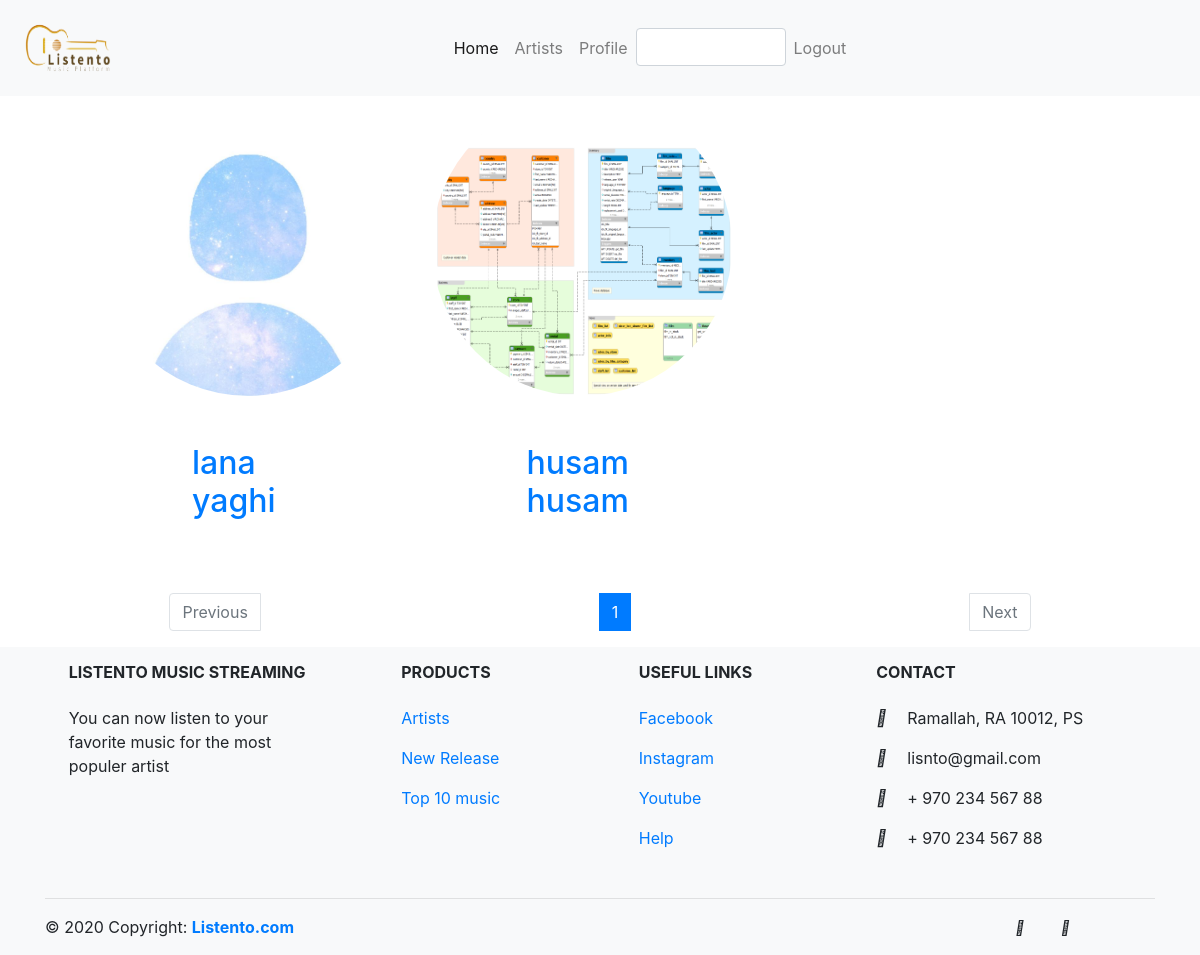
Page /artists on the earlier database version.
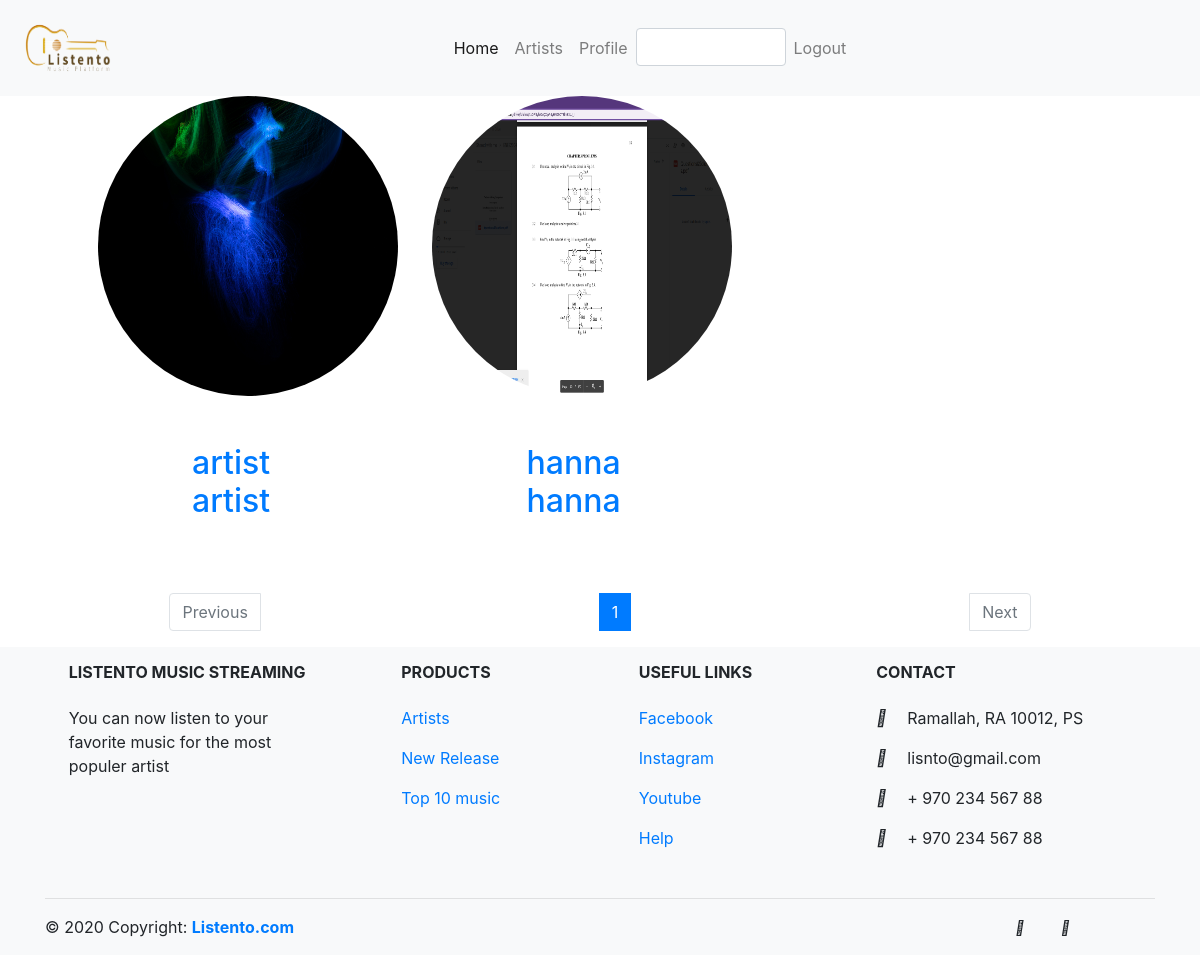
Same page on the later database version.
### login_registeration_app/models.py (models this page shows)
class User(models.Model):
    username=models.CharField(max_length=45)
    first_name=models.CharField(max_length=45)
    last_name=models.CharField(max_length=45)
    password = models.CharField(max_length=45)
    email = models.CharField(max_length=45)
    birh_date=models.DateTimeField()
    image = models.ImageField(upload_to='images/',default='pic.png')
    created_at = models.DateTimeField(auto_now_add=True)
    updated_at = models.DateTimeField(auto_now=True)
    gender=models.ForeignKey(Gender,related_name="users",on_delete=models.CASCADE)
    role=models.ForeignKey(Role,related_name="users",on_delete=models.CASCADE)
    objects = UserManger()

### login_registeration_app/views.py (the view)
# urls.py: path('artists', views.artists),
def artists(request):
    users= User.objects.filter(role = Role.objects.get(id = 1))
    page = request.GET.get('page', 1)
    paginator = Paginator (users, 5)
    try:
        artists = paginator.page(page)
    except PageNotAnInteger:
        artists = paginator.page(1)
    except EmptyPage:
        artists= paginator.page(paginator.num_pages)
    context = {
        'all_artists':users,
        'artists' : artists
    }
    return render(request,'artistspage.html', context)

### login_registeration_app/templates/artistspage.html (shortened to what this page needs)
        {% extends 'basetheam.html' %}
        {%block content%}
        {%for i in artists %}
        <div style="display:inline-flex;">
            <div class="col-md-6 mb-4" style="display: inline-block;">
                <img class="rounded-circle" alt="100x100" src="{{i.image.url}}"
                data-holder-rendered="true" style="width: 300px;height: 300px;">
                <h2 class="my-5 h2" style="margin-left: 70%;"><a href="/artistprofile/{{i.id}}"> {{i.first_name}} {{i.last_name}}</a></h2>
            </div>
        </div>
    {%endfor%}
        <nav aria-label="Page navigation example">
            <ul class="pagination justify-content-center">
            {% if artists.has_previous %}
                <li class="page-item">
                <a class="page-link" href="?page={{ artists.previous_page_number }}">Previous</a>
            </li>
            {% else %}
                <li class="page-item disabled">
                <a class="page-link" href="#" tabindex="-1" aria-disabled="true">Previous</a>
            </li>
            {% endif %}
            {% for i in artists.paginator.page_range %}
                {% if artists.number == i %}
                    <li class="page-item active" aria-current="page">
                <span class="page-link">
                    {{ i }}
                </span>
                </li>
                {% elif i > artists.number|add:'-5' and i < artists.number|add:'5' %}
                    <li class="page-item"><a class="page-link" href="?page={{ i }}">{{ i }}</a></li>
                {% endif %}
            {% endfor %}
            {% if artists.has_next %}
                <li class="page-item">
                <a class="page-link" href="?page={{ artists.next_page_number }}">Next</a>
            </li>
            {% else %}
                <li class="page-item disabled">
                <a class="page-link" href="#" tabindex="-1" aria-disabled="true">Next</a>
            </li>
            {% endif %}
        </ul>
        </nav>
        {%endblock%}

### login_registeration_app/templates/basetheam.html (shortened to what this page needs)
{% load static %}
<!doctype html>
<html lang="en">
<head>
    <link rel="stylesheet" href="https://stackpath.bootstrapcdn.com/bootstrap/4.1.3/css/bootstrap.min.css">
    <link rel="stylesheet" href="{% static 'css/style.css' %}">
    <link rel="stylesheet" href="https://stackpath.bootstrapcdn.com/bootstrap/4.5.2/css/bootstrap.min.css">
    <link rel="stylesheet" href="https://cdnjs.cloudflare.com/ajax/libs/font-awesome/4.7.0/css/font-awesome.min.css">
    <link rel="stylesheet" href="{% static 'style.css' %}">
    <link rel="stylesheet" href="http://code.jquery.com/ui/1.8.18/themes/base/jquery-ui.css" type="text/css" media="all" />
</head>
<body>
    <nav class="navbar navbar-expand-lg navbar-light bg-light" style="margin: 0px;">
      <img src="/static/imgs/logo-01.png" alt="logo" style="height: 80px; width: 100px; margin: 0px;">
        <div class="collapse navbar-collapse" id="navbarNav">
        <ul class="navbar-nav">
            <li class="nav-item active">
            <a class="nav-link" href="/home">Home <span class="sr-only">(current)</span></a>
            </li>
            <li class="nav-item">
            <a class="nav-link" href="/artists">Artists</a>
            </li>
            <li class="nav-item">
            {% if request.session.user.role == "artis" %}
            <a class="nav-link" href="/artistprofile/{{request.session.user.id}}">Profile {{request.session.user.role.id}}</a>
            {% else %}
            <a class="nav-link" href="/userprofile/{{request.session.user.id}}">Profile</a>
            {% endif %}
            </li>
            <li class="nav-item">
            <form id="search" method="POST" action="/anothersearch">
              <input style="width:150px" class="form-control" id="txtSearch" name="txtSearch">
              </form>
            </li>
              <li class="nav-item">
                <a class="nav-link " href="/logout">Logout</a>
                </li>
        </ul>
        </div>
    </nav>
    {% block content %}
    {%endblock%}
<footer class="page-footer font-small navbar-light bg-light">
    <div class="container text-center text-md-left">
    <div class="row text-center text-md-left mt-3 pb-3">
        <div class="col-md-3 col-lg-3 col-xl-3 mx-auto mt-3">
        <h6 class="text-uppercase mb-4 font-weight-bold">ListenTo Music Streaming</h6>
        <p>You can now listen to your favorite music for the most populer artist</p>
        </div>
        <div class="col-md-2 col-lg-2 col-xl-2 mx-auto mt-3">
        <h6 class="text-uppercase mb-4 font-weight-bold">Products</h6>
        <p>
            <a href="/artists">Artists</a>
        </p>
        <p>
            <a href="/release">New Release</a>
        </p>
        <p>
            <a href="/top10">Top 10 music</a>
        </p>
        </div>
        <div class="col-md-3 col-lg-2 col-xl-2 mx-auto mt-3">
        <h6 class="text-uppercase mb-4 font-weight-bold">Useful links</h6>
        <p>
            <a href="#!">Facebook</a>
        </p>
        <p>
            <a href="#!">Instagram</a>
          </p>
          <p>
            <a href="#!"> Youtube </a>
          </p>
          <p>
            <a href="#!">Help</a>
          </p>
        </div>
        <div class="col-md-4 col-lg-3 col-xl-3 mx-auto mt-3">
          <h6 class="text-uppercase mb-4 font-weight-bold">Contact</h6>
          <p>
            <i class="fas fa-home mr-3"></i> Ramallah, RA 10012, PS</p>
          <p>
            <i class="fas fa-envelope mr-3"></i> lisnto@gmail.com</p>
          <p>
            <i class="fas fa-phone mr-3"></i> + 970 234 567 88</p>
          <p>
            <i class="fas fa-print mr-3"></i> + 970 234 567 88</p>
        </div>
      </div>
      <hr>
      <div class="row d-flex align-items-center">
        <div class="col-md-7 col-lg-8">
          <p class="text-center text-md-left">© 2020 Copyright:
            <a href="/">
              <strong> Listento.com</strong>
            </a>
          </p>
        </div>
        <div class="col-md-5 col-lg-4 ml-lg-0">
          <div class="text-center text-md-right">
            <ul class="list-unstyled list-inline">
              <li class="list-inline-item">
                <a class="btn-floating btn-sm rgba-white-slight mx-1">
                  <i class="fab fa-facebook-f"></i>
                </a>
              </li>
              <li class="list-inline-item">
                <a class="btn-floating btn-sm rgba-white-slight mx-1">
                  <i class="fab fa-twitter"></i>
                </a>
              </li>
              <li class="list-inline-item">
                <a class="btn-floating btn-sm rgba-white-slight mx-1">
                </a>
              </li>
              <li class="list-inline-item">
                <a class="btn-floating btn-sm rgba-white-slight mx-1">
                </a>
              </li>
            </ul>
          </div>
        </div>
      </div>
    </div>
  </footer>
</body>
</html>

### login_registeration_app/static/css/style.css (style rules this page uses)
* { margin: 0px auto; }

Differences in the rows shown:
no longer on this page (row edited): User: image (picture), first_name "lana", last_name "yaghi"
removed User: image (picture), first_name "husam", last_name "husam"
added User: image (picture), first_name "artist", last_name "artist"
added User: image (picture), first_name "hanna", last_name "hanna"
